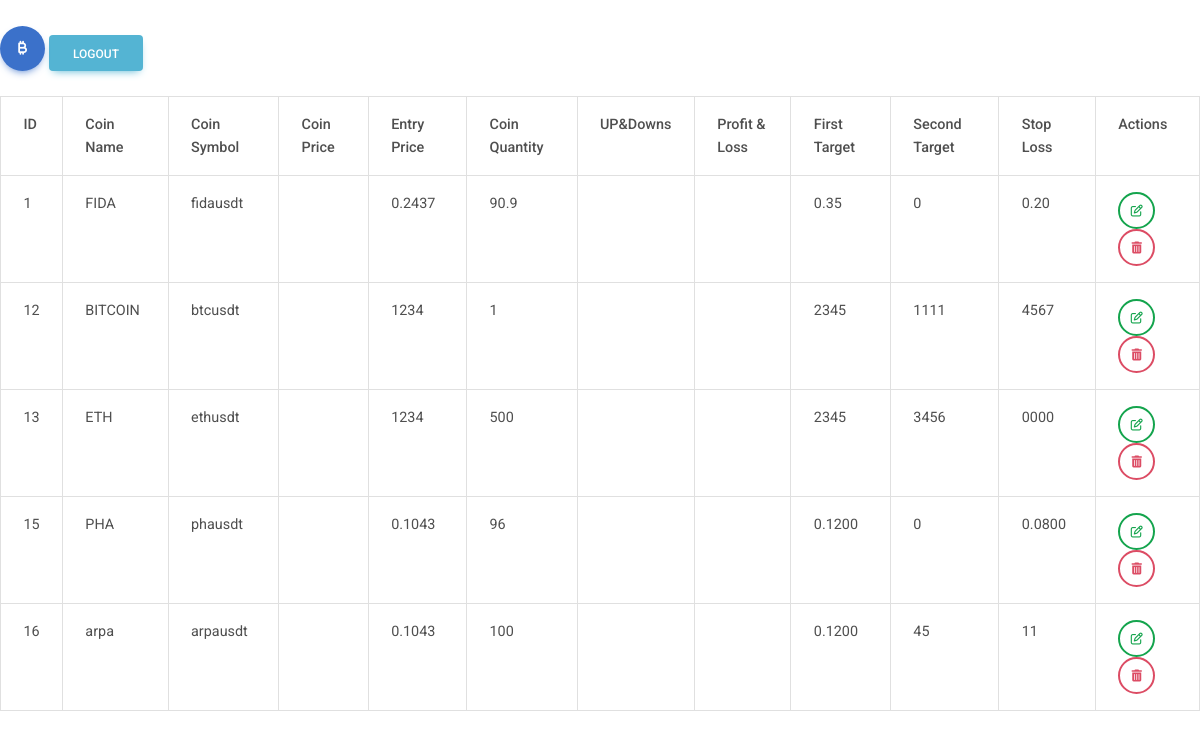
Page /fetchdata.php (signed in) on the committed database.
### tables this page shows
CREATE TABLE `cryptotable` (
  `id` int(11) NOT NULL,
  `coin_name` varchar(255) DEFAULT NULL,
  `c_symbol` varchar(255) DEFAULT NULL,
  `entry_price` varchar(255) DEFAULT NULL,
  `quantity` varchar(255) NOT NULL,
  `first_target` varchar(255) DEFAULT NULL,
  `second_target` varchar(255) DEFAULT NULL,
  `stop_loss` varchar(255) DEFAULT NULL,
  `dateNtime` datetime NOT NULL
);

### fetchdata.php (the view, shortened to what this page needs)
<!DOCTYPE html>
<html>
<head>
    <?php require_once('includes/bootstrap-css.php'); ?>
</head>
<body>
    <br>
    <button type="button" class="btn btn-primary btn-floating btn-lg" data-mdb-toggle="modal" data-mdb-target="#addCoinModal" title="add coin data">
    <i class="fas fa-bitcoin-sign"></i>
</button>
    <a href="logout.php"><input type="button" class="btn btn-info" value="Logout"></a><br><br>
    <?php
    require_once('database.php');
    $sql = "SELECT * FROM cryptotable";
    $result = $conn->query($sql);
    if ($result->num_rows > 0) {
        echo "<table class='table table-hover table-bordered'>";
        echo "<tr><th>ID</th><th>Coin Name</th><th>Coin Symbol</th><th>Coin Price</th><th>Entry Price</th><th>Coin Quantity</th><th>UP&Downs</th><th>Profit & Loss</th><th>First Target</th><th>Second Target</th><th>Stop Loss</th><th>Actions</th></tr>";
        while ($row = $result->fetch_assoc()) {
            echo "<tr";
            if (isset($row["c_price"])) {
                if (floatval($row["c_price"]) > floatval($row["first_target"])) {
                    echo " class='table-success'";
                } elseif (floatval($row["c_price"]) < floatval($row["stop_loss"])) {
                    echo " class='table-danger'";
                }
            }
            echo ">";
            echo "<td>" . $row["id"] . "</td>";
            echo "<td>" . $row["coin_name"] . "</td>";
            echo "<td>" . $row["c_symbol"] . "</td>";
            echo "<td>";
            echo "</td>";
            echo "<td>" . $row["entry_price"] . "</td>";
            echo "<td>" . $row["quantity"] . "</td>";
            echo "<td id='change_" . $row["id"] . "'></td>";
            echo "<td id='pl_row" . $row["id"] . "'></td>";
            echo "<td>" . $row["first_target"] . "</td>";
            echo "<td>" . $row["second_target"] . "</td>";
            echo "<td>" . $row["stop_loss"] . "</td>";
            echo "<td>";
            echo "<a  href='edit.php?id=" . $row["id"] . "'><button type='button' class='btn btn-outline-success btn-floating' data-mdb-ripple-color='dark'>
            <i class='far fa-pen-to-square'></i></button></a> ";
            echo "<a  href='?delete_id=" . $row["id"] . "' onclick='return confirm(\"Are you sure you want to delete this record?\")'><button type='button' class='btn btn-outline-danger btn-floating' data-mdb-ripple-color='dark'>
            <i class='fas fa-trash-alt'></i></button></a>";
            echo "</td>";
            echo "</tr>";
        }
        echo "</table>";
    } else {
        echo "No data available in the table.";
    }
    ?>
</body>
</html>

### includes/bootstrap-css.php (shortened to what this page needs)
<link href="https://cdnjs.cloudflare.com/ajax/libs/font-awesome/6.0.0/css/all.min.css" rel="stylesheet" />
<link href="https://cdnjs.cloudflare.com/ajax/libs/mdb-ui-kit/6.4.0/mdb.min.css" rel="stylesheet" />

### fetchdata.php (style rules this page uses)
table { border-collapse: collapse; width: 100%; }
th, td { padding: 8px; text-align: left; border-bottom: 1px solid #ddd; }

### rows in the picture
cryptotable: id "1", coin_name "FIDA", c_symbol "fidausdt", entry_price "0.2437", quantity "90.9", first_target "0.35", second_target "0", stop_loss "0.20"
cryptotable: id "12", coin_name "BITCOIN", c_symbol "btcusdt", entry_price "1234", quantity "1", first_target "2345", second_target "1111", stop_loss "4567"
cryptotable: id "13", coin_name "ETH", c_symbol "ethusdt", entry_price "1234", quantity "500", first_target "2345", second_target "3456", stop_loss "0000"
cryptotable: id "15", coin_name "PHA", c_symbol "phausdt", entry_price "0.1043", quantity "96", first_target "0.1200", second_target "0", stop_loss "0.0800"
cryptotable: id "16", coin_name "arpa", c_symbol "arpausdt", entry_price "0.1043", quantity "100", first_target "0.1200", second_target "45", stop_loss "11"
